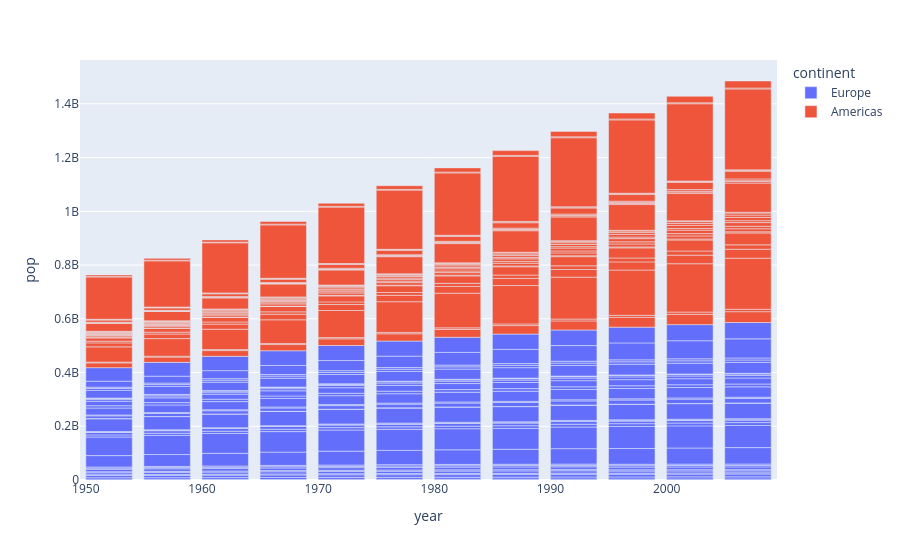

Notebook code cell kept with this figure:
### Code cell
fig = px.bar(df, x="year", y="pop", color = 'continent', hover_data = {'year':True, 'pop':True, 'country':True})
fig.show()

### Figure 1 — Plotly figure (JSON) as saved in the notebook; plotly's stock layout.template omitted (floating-point values rounded to 4 significant figures; data arrays with more than 128 entries replaced by an {"elided": "..."} marker saying what was removed)
{"data": [{"alignmentgroup": "True", "customdata": {"elided": "360x1 str values"}, "hovertemplate": "continent=Europe<br>year=%{x}<br>pop=%{y}<br>country=%{customdata[0]}<extra></extra>", "legendgroup": "Europe", "marker": {"color": "#636efa", "pattern": {"shape": ""}}, "name": "Europe", "offsetgroup": "Europe", "orientation": "v", "showlegend": true, "textposition": "auto", "type": "bar", "x": {"elided": "360 int values"}, "xaxis": "x", "y": {"elided": "360 int values"}, "yaxis": "y"}, {"alignmentgroup": "True", "customdata": {"elided": "300x1 str values"}, "hovertemplate": "continent=Americas<br>year=%{x}<br>pop=%{y}<br>country=%{customdata[0]}<extra></extra>", "legendgroup": "Americas", "marker": {"color": "#EF553B", "pattern": {"shape": ""}}, "name": "Americas", "offsetgroup": "Americas", "orientation": "v", "showlegend": true, "textposition": "auto", "type": "bar", "x": {"elided": "300 int values"}, "xaxis": "x", "y": {"elided": "300 int values"}, "yaxis": "y"}], "layout": {"barmode": "relative", "legend": {"title": {"text": "continent"}, "tracegroupgap": 0}, "margin": {"t": 60}, "xaxis": {"anchor": "y", "domain": [0, 1], "title": {"text": "year"}}, "yaxis": {"anchor": "x", "domain": [0, 1], "title": {"text": "pop"}}}}
